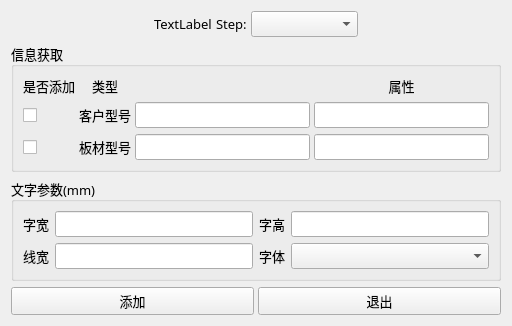
<?xml version="1.0" encoding="UTF-8"?>
<ui version="4.0">
 <class>Form</class>
 <widget class="QWidget" name="Form">
  <property name="geometry">
   <rect>
    <x>0</x>
    <y>0</y>
    <width>512</width>
    <height>305</height>
   </rect>
  </property>
  <property name="font">
   <font>
    <family>微软雅黑</family>
    <pointsize>10</pointsize>
   </font>
  </property>
  <property name="windowTitle">
   <string>添加CAM制作UDA</string>
  </property>
  <layout class="QVBoxLayout" name="verticalLayout">
   <item>
    <layout class="QHBoxLayout" name="horizontalLayout_7">
     <property name="spacing">
      <number>4</number>
     </property>
     <item>
      <spacer name="horizontalSpacer">
       <property name="orientation">
        <enum>Qt::Horizontal</enum>
       </property>
       <property name="sizeHint" stdset="0">
        <size>
         <width>40</width>
         <height>20</height>
        </size>
       </property>
      </spacer>
     </item>
     <item>
      <widget class="QLabel" name="label_job">
       <property name="text">
        <string>TextLabel</string>
       </property>
       <property name="alignment">
        <set>Qt::AlignCenter</set>
       </property>
      </widget>
     </item>
     <item>
      <layout class="QHBoxLayout" name="horizontalLayout_6" stretch="0,1">
       <property name="spacing">
        <number>4</number>
       </property>
       <item>
        <widget class="QLabel" name="label_8">
         <property name="text">
          <string>Step:</string>
         </property>
        </widget>
       </item>
       <item>
        <widget class="QComboBox" name="comboBox_step_selector"/>
       </item>
      </layout>
     </item>
     <item>
      <spacer name="horizontalSpacer_2">
       <property name="orientation">
        <enum>Qt::Horizontal</enum>
       </property>
       <property name="sizeHint" stdset="0">
        <size>
         <width>40</width>
         <height>20</height>
        </size>
       </property>
      </spacer>
     </item>
    </layout>
   </item>
   <item>
    <widget class="QGroupBox" name="groupBox">
     <property name="title">
      <string>信息获取</string>
     </property>
     <layout class="QGridLayout" name="gridLayout">
      <property name="leftMargin">
       <number>9</number>
      </property>
      <property name="topMargin">
       <number>9</number>
      </property>
      <property name="rightMargin">
       <number>9</number>
      </property>
      <property name="bottomMargin">
       <number>9</number>
      </property>
      <property name="horizontalSpacing">
       <number>4</number>
      </property>
      <property name="verticalSpacing">
       <number>6</number>
      </property>
      <item row="0" column="3">
       <widget class="QLabel" name="label_3">
        <property name="text">
         <string>属性</string>
        </property>
        <property name="alignment">
         <set>Qt::AlignCenter</set>
        </property>
       </widget>
      </item>
      <item row="1" column="2">
       <widget class="QLineEdit" name="lineEdit_val">
        <property name="sizePolicy">
         <sizepolicy hsizetype="Expanding" vsizetype="Fixed">
          <horstretch>0</horstretch>
          <verstretch>0</verstretch>
         </sizepolicy>
        </property>
        <property name="font">
         <font>
          <family>黑体</family>
          <pointsize>10</pointsize>
         </font>
        </property>
       </widget>
      </item>
      <item row="1" column="0">
       <widget class="QCheckBox" name="checkBox">
        <property name="sizePolicy">
         <sizepolicy hsizetype="Minimum" vsizetype="Preferred">
          <horstretch>0</horstretch>
          <verstretch>0</verstretch>
         </sizepolicy>
        </property>
        <property name="cursor">
         <cursorShape>PointingHandCursor</cursorShape>
        </property>
        <property name="text">
         <string/>
        </property>
       </widget>
      </item>
      <item row="0" column="0">
       <widget class="QLabel" name="label">
        <property name="text">
         <string>是否添加</string>
        </property>
        <property name="alignment">
         <set>Qt::AlignCenter</set>
        </property>
       </widget>
      </item>
      <item row="1" column="1">
       <widget class="QLabel" name="label_2">
        <property name="text">
         <string>客户型号</string>
        </property>
        <property name="alignment">
         <set>Qt::AlignCenter</set>
        </property>
       </widget>
      </item>
      <item row="1" column="3">
       <widget class="QLineEdit" name="lineEdit_attr">
        <property name="sizePolicy">
         <sizepolicy hsizetype="Expanding" vsizetype="Fixed">
          <horstretch>0</horstretch>
          <verstretch>0</verstretch>
         </sizepolicy>
        </property>
        <property name="font">
         <font>
          <family>黑体</family>
          <pointsize>10</pointsize>
         </font>
        </property>
       </widget>
      </item>
      <item row="2" column="0">
       <widget class="QCheckBox" name="checkBox_2">
        <property name="sizePolicy">
         <sizepolicy hsizetype="Minimum" vsizetype="Preferred">
          <horstretch>0</horstretch>
          <verstretch>0</verstretch>
         </sizepolicy>
        </property>
        <property name="cursor">
         <cursorShape>PointingHandCursor</cursorShape>
        </property>
        <property name="text">
         <string/>
        </property>
       </widget>
      </item>
      <item row="2" column="1">
       <widget class="QLabel" name="label_9">
        <property name="text">
         <string>板材型号</string>
        </property>
        <property name="alignment">
         <set>Qt::AlignCenter</set>
        </property>
       </widget>
      </item>
      <item row="2" column="2">
       <widget class="QLineEdit" name="lineEdit_val_2">
        <property name="sizePolicy">
         <sizepolicy hsizetype="Expanding" vsizetype="Fixed">
          <horstretch>0</horstretch>
          <verstretch>0</verstretch>
         </sizepolicy>
        </property>
        <property name="font">
         <font>
          <family>黑体</family>
          <pointsize>10</pointsize>
         </font>
        </property>
       </widget>
      </item>
      <item row="2" column="3">
       <widget class="QLineEdit" name="lineEdit_attr_2">
        <property name="sizePolicy">
         <sizepolicy hsizetype="Expanding" vsizetype="Fixed">
          <horstretch>0</horstretch>
          <verstretch>0</verstretch>
         </sizepolicy>
        </property>
        <property name="font">
         <font>
          <family>黑体</family>
          <pointsize>10</pointsize>
         </font>
        </property>
       </widget>
      </item>
      <item row="0" column="1">
       <widget class="QLabel" name="label_10">
        <property name="text">
         <string>类型</string>
        </property>
        <property name="alignment">
         <set>Qt::AlignCenter</set>
        </property>
       </widget>
      </item>
     </layout>
    </widget>
   </item>
   <item>
    <widget class="QGroupBox" name="groupBox_2">
     <property name="title">
      <string>文字参数(mm)</string>
     </property>
     <layout class="QGridLayout" name="gridLayout_2">
      <item row="0" column="0">
       <layout class="QHBoxLayout" name="horizontalLayout_2">
        <item>
         <widget class="QLabel" name="label_4">
          <property name="text">
           <string>字宽</string>
          </property>
         </widget>
        </item>
        <item>
         <widget class="QLineEdit" name="lineEdit_xSize"/>
        </item>
       </layout>
      </item>
      <item row="0" column="1">
       <layout class="QHBoxLayout" name="horizontalLayout_4">
        <item>
         <widget class="QLabel" name="label_5">
          <property name="text">
           <string>字高</string>
          </property>
         </widget>
        </item>
        <item>
         <widget class="QLineEdit" name="lineEdit_ySize"/>
        </item>
       </layout>
      </item>
      <item row="1" column="0">
       <layout class="QHBoxLayout" name="horizontalLayout_3">
        <item>
         <widget class="QLabel" name="label_6">
          <property name="text">
           <string>线宽</string>
          </property>
         </widget>
        </item>
        <item>
         <widget class="QLineEdit" name="lineEdit_lineWidth"/>
        </item>
       </layout>
      </item>
      <item row="1" column="1">
       <layout class="QHBoxLayout" name="horizontalLayout_5" stretch="0,1">
        <item>
         <widget class="QLabel" name="label_7">
          <property name="text">
           <string>字体</string>
          </property>
         </widget>
        </item>
        <item>
         <widget class="QComboBox" name="comboBox_fonts"/>
        </item>
       </layout>
      </item>
     </layout>
    </widget>
   </item>
   <item>
    <layout class="QHBoxLayout" name="horizontalLayout">
     <property name="spacing">
      <number>4</number>
     </property>
     <item>
      <widget class="QPushButton" name="pushButton_exec">
       <property name="cursor">
        <cursorShape>PointingHandCursor</cursorShape>
       </property>
       <property name="text">
        <string>添加</string>
       </property>
      </widget>
     </item>
     <item>
      <widget class="QPushButton" name="pushButton_exit">
       <property name="cursor">
        <cursorShape>PointingHandCursor</cursorShape>
       </property>
       <property name="text">
        <string>退出</string>
       </property>
      </widget>
     </item>
    </layout>
   </item>
  </layout>
 </widget>
 <resources/>
 <connections/>
</ui>
